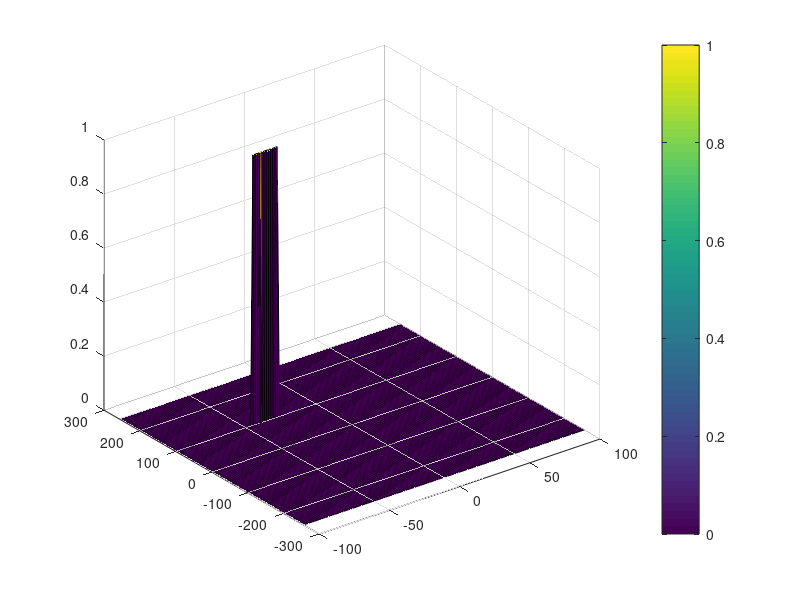

Source code (MATLAB):
clear all;
clc;

%% Radar Specifications 
%%%%%%%%%%%%%%%%%%%%%%%%%%%
% Frequency of operation = 77GHz
% Max Range = 200m
% Range Resolution = 1 m
% Max Velocity = 100 m/s
%%%%%%%%%%%%%%%%%%%%%%%%%%%

%speed of light = 3e8
%% User Defined Range and Velocity of target
% *%TODO* :
% define the target's initial position and velocity. Note : Velocity
% remains constant
lightSpeed= 3e8;    %speed of light [m/s]
d_res= 1;           %distance resolution [m]
max_r= 200;         %maximum range [m]
max_vel = 100;      %maximum velocity [m/s]
fc= 77e9;            %operation frequency [Hz]
pos = 100;           %Target distance [m]
vel = 40;           %Target velocity [m/s]
fprintf("Range = %0.1f [m]\nVelocity = %.2f [m/s]\n\n", pos, vel);
isPlotDetails = false;
isPlotResult = true;
 


%% FMCW Waveform Generation



         % *%TODO* :
%Design the FMCW waveform by giving the specs of each of its parameters.
% Calculate the Bandwidth (B), Chirp Time (Tchirp) and Slope (slope) of the FMCW
% chirp using the requirements above.


%Operating carrier frequency of Radar 
B= lightSpeed / (2 * d_res);       %Bandwidth [Hz]
Tchirp= 5.5*2*max_r/lightSpeed;    %Chirp Time [s]
slop= B / Tchirp;                  %slop [Hz/s]
fprintf("Bandwidth = %e\nT_sweep = %e\nslop = %e\n\n", B, Tchirp, slop); 
%The number of chirps in one sequence. Its ideal to have 2^ value for the ease of running the FFT
%for Doppler Estimation. 
Nd=128;                   % #of doppler cells OR #of sent periods % number of chirps

%The number of samples on each chirp. 
Nr=1024;                  %for length of time OR # of range cells

% Timestamp for running the displacement scenario for every sample on each
% chirp
t=linspace(0,Nd*Tchirp,Nr*Nd); %total time for samples


%Creating the vectors for Tx, Rx and Mix based on the total samples input.
Tx=zeros(1,length(t)); %transmitted signal
Rx=zeros(1,length(t)); %received signal
Mix = zeros(1,length(t)); %beat signal

%Similar vectors for time delay.
td=zeros(1,length(t));


%% Signal generation and Moving Target simulation
% Running the radar scenario over the time. 
%fb = 2*(slop*pos + fc*vel)/lightSpeed;
td = 2*((pos-t.*vel))./lightSpeed;
Tx = cos(2*pi*(t.*fc + ((t.^2).*slop)/2));
Rx = cos(2*pi*((t-td).*fc + ((t-td).^2).*slop./2));
Mix = times(Tx,Rx);
if isPlotDetails
    subplot(3,1,1)
    plot(t, Tx);
    title("Tx");
    axis ([0 9e-6 -1.5 1.5]);
    subplot(3,1,2)
    plot(t, Rx);
    title("Rx");
    axis ([0 9e-6 -1.5 1.5]);
    subplot(3,1,3)
    plot(t, Mix);
    title("Mix");
    axis ([0 9e-6 -1.5 1.5]);
end

%% RANGE MEASUREMENT

 % *%TODO* :
%reshape the vector into Nr*Nd array. Nr and Nd here would also define the size of
%Range and Doppler FFT respectively.
Mix2d = reshape(Mix, [Nr,Nd]);

 % *%TODO* :
%run the FFT on the beat signal along the range bins dimension (Nr) and
%normalize.
Mix_fft = fft(Mix2d,Nr,1);
 % *%TODO* :
% Take the absolute value of FFT output
Mix_fft = abs(Mix_fft/Nr);
 % *%TODO* :
% Output of FFT is double sided signal, but we are interested in only one side of the spectrum.
% Hence we throw out half of the samples.
Mix_fft = Mix_fft(1:Nr/2+1);


 if isPlotDetails
     %plotting the range
     figure ('Name','Range from First FFT');
     subplot(2,1,1)

    % *%TODO* :
    % plot FFT output 
     plot(0:Nr/2,Mix_fft);
     title("Range")
     axis ([0 200 0 0.4]);
     subplot(2,1,2);
     plot(t, Mix);
     title("beat frequency");
     axis ([0 3e-6 -1.2 1.2]);
 end



%% RANGE DOPPLER RESPONSE
% The 2D FFT implementation is already provided here. This will run a 2DFFT
% on the mixed signal (beat signal) output and generate a range doppler
% map.You will implement CFAR on the generated RDM


% Range Doppler Map Generation.

% The output of the 2D FFT is an image that has reponse in the range and
% doppler FFT bins. So, it is important to convert the axis from bin sizes
% to range and doppler based on their Max values.

Mix=reshape(Mix,[Nr,Nd]);

% 2D FFT using the FFT size for both dimensions.
sig_fft2 = fft2(Mix,Nr,Nd);

% Taking just one side of signal from Range dimension.
sig_fft2 = sig_fft2(1:Nr/2,1:Nd);
sig_fft2 = fftshift (sig_fft2);
RDM = abs(sig_fft2);
RDM = 10*log10(RDM) ;

%use the surf function to plot the output of 2DFFT and to show axis in both
%dimensions
doppler_axis = linspace(-100,100,Nd);
range_axis = linspace(-200,200,Nr/2)*((Nr/2)/400);
if isPlotDetails
    figure,surf(doppler_axis,range_axis,RDM);
end

%% CFAR implementation

%Slide Window through the complete Range Doppler Map

% *%TODO* :
%Select the number of Training Cells in both the dimensions.
Tr = 8;
Td = 8;
% *%TODO* :
%Select the number of Guard Cells in both dimensions around the Cell under 
%test (CUT) for accurate estimation
Gr = 2;
Gd = 2;
gridWidth = 2*(Tr + Gr) + 1;
gridHeight = 2*(Td + Gd) + 1;

% *%TODO* :
% offset the threshold by SNR value in dB
offset = 7;
% *%TODO* :
%Create a vector to store noise_level for each iteration on training cells
%noise_level = zeros(1,length(t));
signal_cfar = zeros(size(RDM));

% *%TODO* :
%design a loop such that it slides the CUT across range doppler map by
%giving margins at the edges for Training and Guard Cells.
%For every iteration sum the signal level within all the training
%cells. To sum convert the value from logarithmic to linear using db2pow
%function. Average the summed values for all of the training
%cells used. After averaging convert it back to logarithimic using pow2db.
%Further add the offset to it to determine the threshold. Next, compare the
%signal under CUT with this threshold. If the CUT level > threshold assign
%it a value of 1, else equate it to 0.


   % Use RDM[x,y] as the matrix from the output of 2D FFT for implementing
   % CFAR
for i = 1:size(RDM,1)- gridWidth/2  %iterate throw the range dimension
    for j = 1:size(RDM,2) - gridHeight/2  %iterate throw the doppler dimension
        if(i<gridWidth/2 || j<gridHeight/2)
            continue;
        end
        subMat = RDM(i-(gridWidth - 1)/2:i+(gridWidth-1)/2 ,j-(gridHeight-1)/2:j+(gridHeight-1)/2);
        linearValues = db2pow(subMat);
        average = sum(sum(linearValues))/(gridWidth*gridHeight);
        threshold = pow2db(average)+offset;
        if(RDM(i,j)<threshold)
            signal_cfar(i,j)=0;
        else
            signal_cfar(i,j)=1;
        end
    end
end


% *%TODO* :
% The process above will generate a thresholded block, which is smaller 
%than the Range Doppler Map as the CUT cannot be located at the edges of
%matrix. Hence,few cells will not be thresholded. To keep the map size same
% set those values to 0. 
 








% *%TODO* :
%display the CFAR output using the Surf function like we did for Range
%Doppler Response output.
if isPlotResult
    figure,surf(doppler_axis,range_axis,signal_cfar);
    colorbar;
end